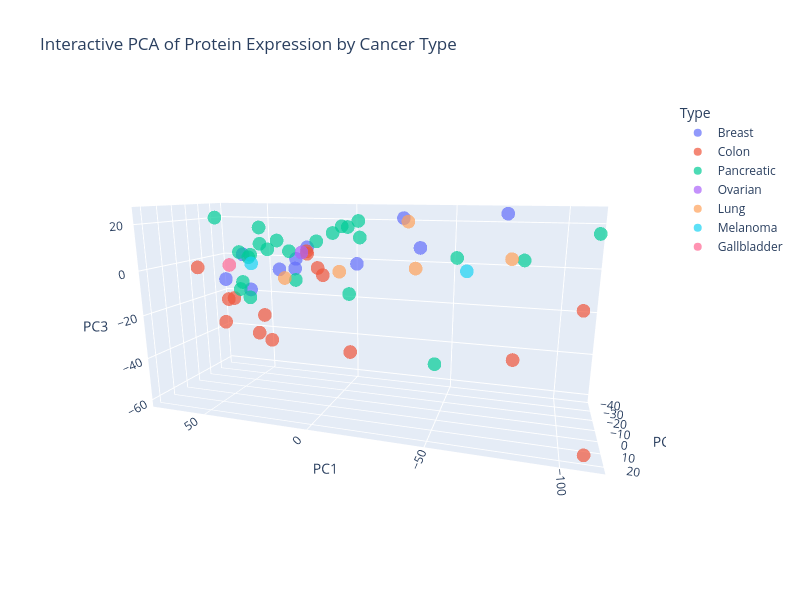

The notebook cell this image was saved under:
### Code cell
import plotly.express as px
# Initialize PCA
pca = PCA(n_components=20, random_state=42)  # 2 components for visualization

# Fit + transform
X_pca = pca.fit_transform(X)
X.columns = X.columns.astype(str)

# Convert to DataFrame for plotting
pca_df = pd.DataFrame(X_pca, index=X.index, columns=["PC1", "PC2", "PC3", "PC4", "PC5", "PC6", "PC7", "PC8", "PC9", "PC10",
                                                    "PC11", "PC12", "PC13", "PC14", "PC15", "PC16", "PC17", "PC18","PC19",
                                                    "PC20"])

# Make sure PCA DataFrame has sample identifiers as a column
pca_df["Sample_ID"] = pca_df.index  # Assuming index = original column names

# Merge PCA results with metadata
pca_df_merged = pca_df.merge(df_pca_md, on="Sample_ID")

# Interactive PCA plot
fig = px.scatter_3d(
    pca_df_merged,
    x="PC1",
    y="PC2",
    z="PC3",
    color="Type",                  # color points by Type
    hover_data=["Sample_ID", "Type"],  # info shown on hover
    title="Interactive PCA of Protein Expression by Cancer Type",
    width=800,
    height=600
)

# Customize marker appearance
fig.update_traces(marker=dict(size=8, opacity=0.7))

# Label axes with explained variance
fig.update_layout(
    xaxis_title=f"PC1 ({pca.explained_variance_ratio_[0]*100:.1f}%)",
    yaxis_title=f"PC2 ({pca.explained_variance_ratio_[1]*100:.1f}%)"
)

fig.show()
#fig.write_html("PCA_Interactive_MP2_E_Resistance_MaxSumNormalized_PC1_PC2.html")

### Figure 1 — Plotly figure (JSON) as saved in the notebook; plotly's stock layout.template omitted (floating-point values rounded to 4 significant figures)
{"data": [{"customdata": [["B67_1", "Breast"], ["VCU_1", "Breast"], ["VCU_24", "Breast"], ["VCU_3", "Breast"], ["VCU_37", "Breast"], ["VCU_4", "Breast"], ["VCU_43", "Breast"], ["VCU_52", "Breast"], ["VCU_57", "Breast"], ["VCU_74", "Breast"], ["VCU_86", "Breast"]], "hovertemplate": "Type=%{customdata[1]}<br>PC1=%{x}<br>PC2=%{y}<br>PC3=%{z}<br>Sample_ID=%{customdata[0]}<extra></extra>", "legendgroup": "Breast", "marker": {"color": "#636efa", "opacity": 0.7, "size": 8, "symbol": "circle"}, "mode": "markers", "name": "Breast", "scene": "scene", "showlegend": true, "type": "scatter3d", "x": [-74.3, 33.19, 55.11, 55.46, 26.89, 72.06, 18.51, 24.45, -35.76, -24.68, -10.7], "y": [-22.0, -36.92, -28.51, -22.89, -7.707, -31.71, -20.76, -20.44, -26.94, -39.26, -9.656], "z": [24.68, -5.846, -16.75, 2.493, -1.656, -12.62, 7.494, 1.729, 8.383, 21.1, 2.29]}, {"customdata": [["CRC0_2", "Colon"], ["CRC4_P1", "Colon"], ["H107_P1", "Colon"], ["H32_2", "Colon"], ["H36", "Colon"], ["H38_P2", "Colon"], ["H85_1", "Colon"], ["VCU_20", "Colon"], ["VCU_23", "Colon"], ["VCU_26", "Colon"], ["VCU_41", "Colon"], ["VCU_71", "Colon"], ["VCU_73", "Colon"], ["VCU_98", "Colon"], ["VCU_99", "Colon"]], "hovertemplate": "Type=%{customdata[1]}<br>PC1=%{x}<br>PC2=%{y}<br>PC3=%{z}<br>Sample_ID=%{customdata[0]}<extra></extra>", "legendgroup": "Colon", "marker": {"color": "#EF553B", "opacity": 0.7, "size": 8, "symbol": "circle"}, "mode": "markers", "name": "Colon", "scene": "scene", "showlegend": true, "type": "scatter3d", "x": [-5.1, -105.2, 38.14, 20.28, 8.502, -80.47, -1.158, 28.82, -108.4, 62.72, -11.98, 33.41, 1.893, 48.39, 42.26], "y": [21.35, 1.035, 18.07, 14.23, 1.593, -1.916, 6.958, 4.478, 18.12, 4.402, 3.911, 2.112, 15.51, 6.047, 7.315], "z": [4.724, -10.07, -11.24, -29.01, 8.5, -33.27, -0.6538, -20.82, -60.85, -0.584, -34.7, -30.22, 9.354, -25.15, -13.25]}, {"customdata": [["G119_P4", "Pancreatic"], ["G133_P3", "Pancreatic"], ["G186_P2", "Pancreatic"], ["G68_P3", "Pancreatic"], ["P100_P5", "Pancreatic"], ["P65_1", "Pancreatic"], ["VCU_109", "Pancreatic"], ["VCU_111", "Pancreatic"], ["VCU_119", "Pancreatic"], ["VCU_61", "Pancreatic"], ["VCU_62", "Pancreatic"], ["VCU_65", "Pancreatic"], ["VCU_66", "Pancreatic"], ["VCU_67", "Pancreatic"], ["VCU_68", "Pancreatic"], ["VCU_72", "Pancreatic"], ["VCU_75", "Pancreatic"], ["VCU_79", "Pancreatic"], ["VCU_80", "Pancreatic"], ["VCU_81", "Pancreatic"], ["VCU_82", "Pancreatic"], ["VCU_83", "Pancreatic"], ["VCU_84", "Pancreatic"], ["VCU_91", "Pancreatic"]], "hovertemplate": "Type=%{customdata[1]}<br>PC1=%{x}<br>PC2=%{y}<br>PC3=%{z}<br>Sample_ID=%{customdata[0]}<extra></extra>", "legendgroup": "Pancreatic", "marker": {"color": "#00cc96", "opacity": 0.7, "size": 8, "symbol": "circle"}, "mode": "markers", "name": "Pancreatic", "scene": "scene", "showlegend": true, "type": "scatter3d", "x": [-82.58, 32.81, -58.12, -109.6, -51.8, -21.93, -13.95, 23.77, 29.1, 50.9, 30.28, 25.35, -20.94, -12.87, 4.851, 23.84, 3.537, 29.44, 16.2, -10.26, 13.77, 6.177, -12.01, 29.02], "y": [5.443, 16.69, 11.52, -9.16, 17.77, 19.14, 17.44, 14.83, 15.35, 5.657, 18.75, 21.68, 17.82, 6.976, 20.5, 22.5, 2.205, 5.011, 22.04, 0.5072, 18.54, 23.08, 22.16, 22.42], "z": [8.766, -6.789, 9.517, 18.15, -31.39, 16.85, 20.84, 12.62, 6.852, 22.47, -3.223, -8.898, 23.01, -8.068, -0.7336, 8.961, 13.03, 18.54, 11.39, 19.27, 14.6, 11.1, 18.55, 9.85]}, {"customdata": [["H30_2", "Ovarian"]], "hovertemplate": "Type=%{customdata[1]}<br>PC1=%{x}<br>PC2=%{y}<br>PC3=%{z}<br>Sample_ID=%{customdata[0]}<extra></extra>", "legendgroup": "Ovarian", "marker": {"color": "#ab63fa", "opacity": 0.7, "size": 8, "symbol": "circle"}, "mode": "markers", "name": "Ovarian", "scene": "scene", "showlegend": true, "type": "scatter3d", "x": [17.84], "y": [-12.94], "z": [5.951]}, {"customdata": [["L52", "Lung"], ["L93", "Lung"], ["L98_P1", "Lung"], ["VCU_108", "Lung"], ["VCU_97", "Lung"]], "hovertemplate": "Type=%{customdata[1]}<br>PC1=%{x}<br>PC2=%{y}<br>PC3=%{z}<br>Sample_ID=%{customdata[0]}<extra></extra>", "legendgroup": "Lung", "marker": {"color": "#FFA15A", "opacity": 0.7, "size": 8, "symbol": "circle"}, "mode": "markers", "name": "Lung", "scene": "scene", "showlegend": true, "type": "scatter3d", "x": [-76.98, 7.125, -33.64, 37.8, -35.11], "y": [-24.06, -33.65, -26.99, -33.79, -4.935], "z": [5.183, -5.796, -1.347, -10.64, 21.66]}, {"customdata": [["ME1_P1", "Melanoma"], ["VCU_101", "Melanoma"]], "hovertemplate": "Type=%{customdata[1]}<br>PC1=%{x}<br>PC2=%{y}<br>PC3=%{z}<br>Sample_ID=%{customdata[0]}<extra></extra>", "legendgroup": "Melanoma", "marker": {"color": "#19d3f3", "opacity": 0.7, "size": 8, "symbol": "circle"}, "mode": "markers", "name": "Melanoma", "scene": "scene", "showlegend": true, "type": "scatter3d", "x": [-57.07, 56.61], "y": [-30.17, -32.57], "z": [-2.0, -3.529]}, {"customdata": [["VCU_87", "Gallbladder"]], "hovertemplate": "Type=%{customdata[1]}<br>PC1=%{x}<br>PC2=%{y}<br>PC3=%{z}<br>Sample_ID=%{customdata[0]}<extra></extra>", "legendgroup": "Gallbladder", "marker": {"color": "#FF6692", "opacity": 0.7, "size": 8, "symbol": "circle"}, "mode": "markers", "name": "Gallbladder", "scene": "scene", "showlegend": true, "type": "scatter3d", "x": [46.09], "y": [3.82], "z": [1.196]}], "layout": {"height": 600, "legend": {"title": {"text": "Type"}, "tracegroupgap": 0}, "scene": {"aspectmode": "auto", "aspectratio": {"x": 1.836, "y": 0.63, "z": 0.8644}, "camera": {"center": {"x": 0, "y": 0, "z": 0}, "eye": {"x": -0.6263, "y": 2.01, "z": 0.5046}, "projection": {"type": "perspective"}, "up": {"x": 0, "y": 0, "z": 1}}, "domain": {"x": [0, 1], "y": [0, 1]}, "xaxis": {"title": {"text": "PC1"}, "type": "linear"}, "yaxis": {"title": {"text": "PC2"}, "type": "linear"}, "zaxis": {"title": {"text": "PC3"}, "type": "linear"}}, "title": {"text": "Interactive PCA of Protein Expression by Cancer Type"}, "width": 800, "xaxis": {"title": {"text": "PC1 (40.7%)"}}, "yaxis": {"title": {"text": "PC2 (7.4%)"}}}}
